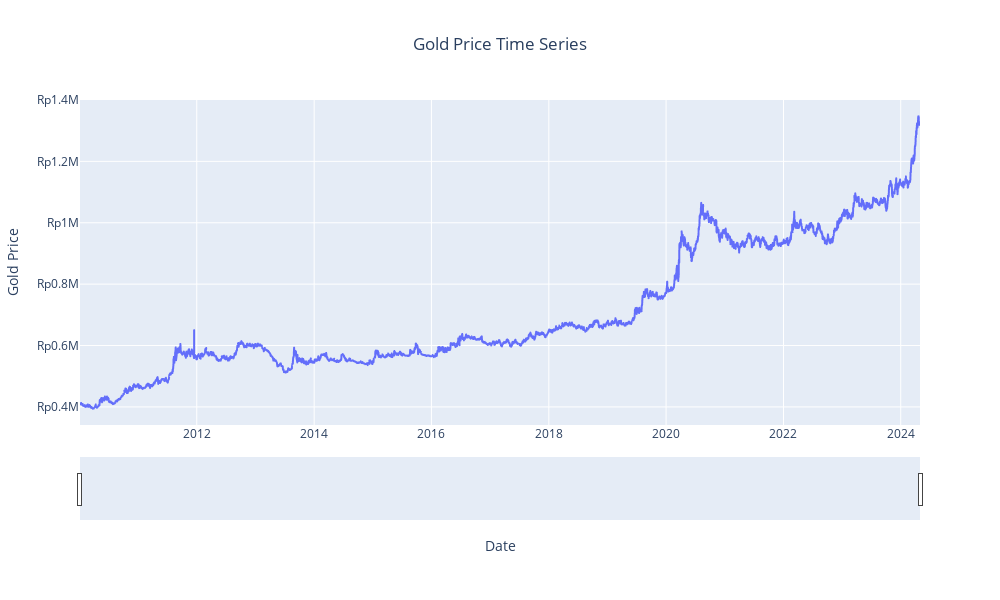

The notebook cell saved with this chart:
### Markdown cell above
## Visualize Data Trendline

### Code cell
fig = px.line(data2, x='Date', y='Gold Price', title='Gold Price Time Series')
fig.update_xaxes(rangeslider_visible=True)

# Format y-axis ticks as currency
locale.setlocale(locale.LC_NUMERIC, 'id_ID')
fig.update_yaxes(tickprefix='Rp')

# Set the height and width of the chart
fig.update_layout(height=600, width=1000)

# Center-align the title
fig.update_layout(title_x=0.5)

fig.show()

### Figure 1 — Plotly figure (JSON) as saved in the notebook; plotly's stock layout.template omitted (floating-point values rounded to 4 significant figures; data arrays with more than 128 entries replaced by an {"elided": "..."} marker saying what was removed)
{"data": [{"hovertemplate": "Date=%{x}<br>Gold Price=%{y}<extra></extra>", "legendgroup": "", "line": {"color": "#636efa", "dash": "solid"}, "marker": {"symbol": "circle"}, "mode": "lines", "name": "", "showlegend": false, "type": "scattergl", "x": {"elided": "4291 str values"}, "xaxis": "x", "y": {"elided": "4291 int values"}, "yaxis": "y"}], "layout": {"height": 600, "legend": {"tracegroupgap": 0}, "title": {"text": "Gold Price Time Series", "x": 0.5}, "width": 1000, "xaxis": {"anchor": "y", "domain": [0, 1], "rangeslider": {"visible": true}, "title": {"text": "Date"}}, "yaxis": {"anchor": "x", "domain": [0, 1], "tickprefix": "Rp", "title": {"text": "Gold Price"}}}}
